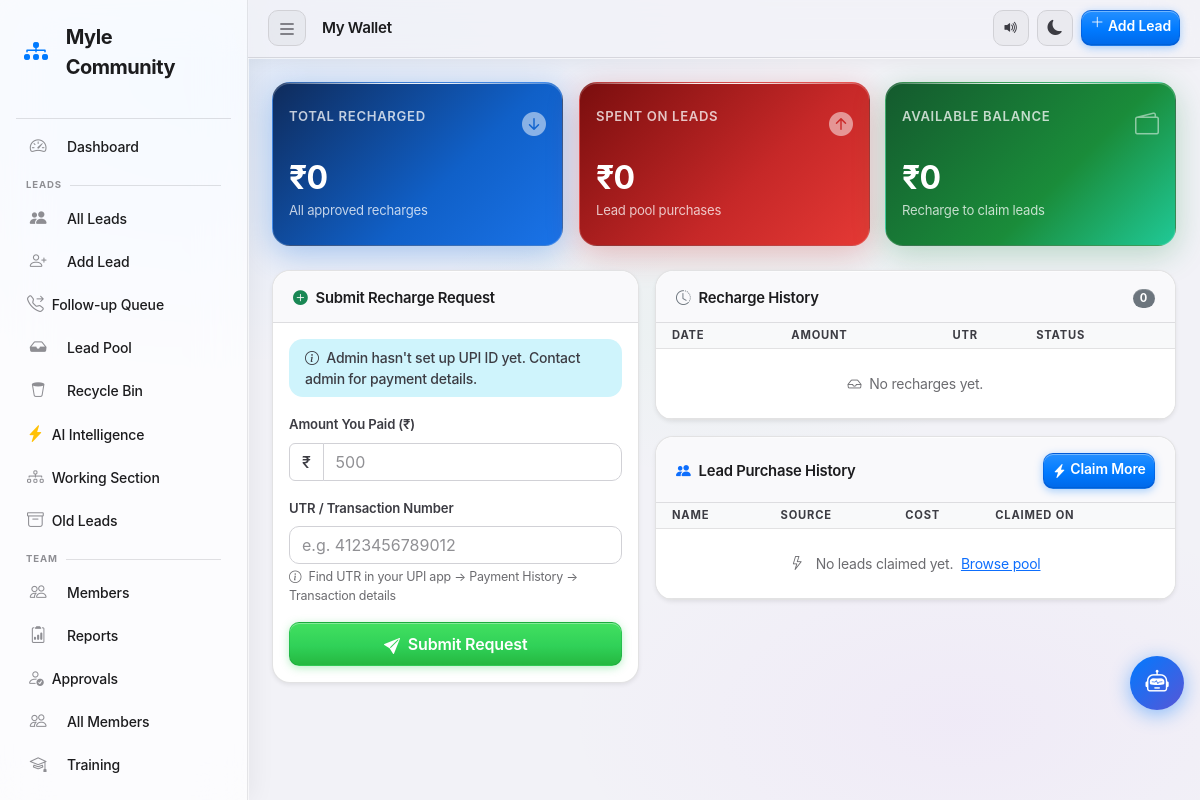
The page /wallet (signed in) on the database as committed earlier.
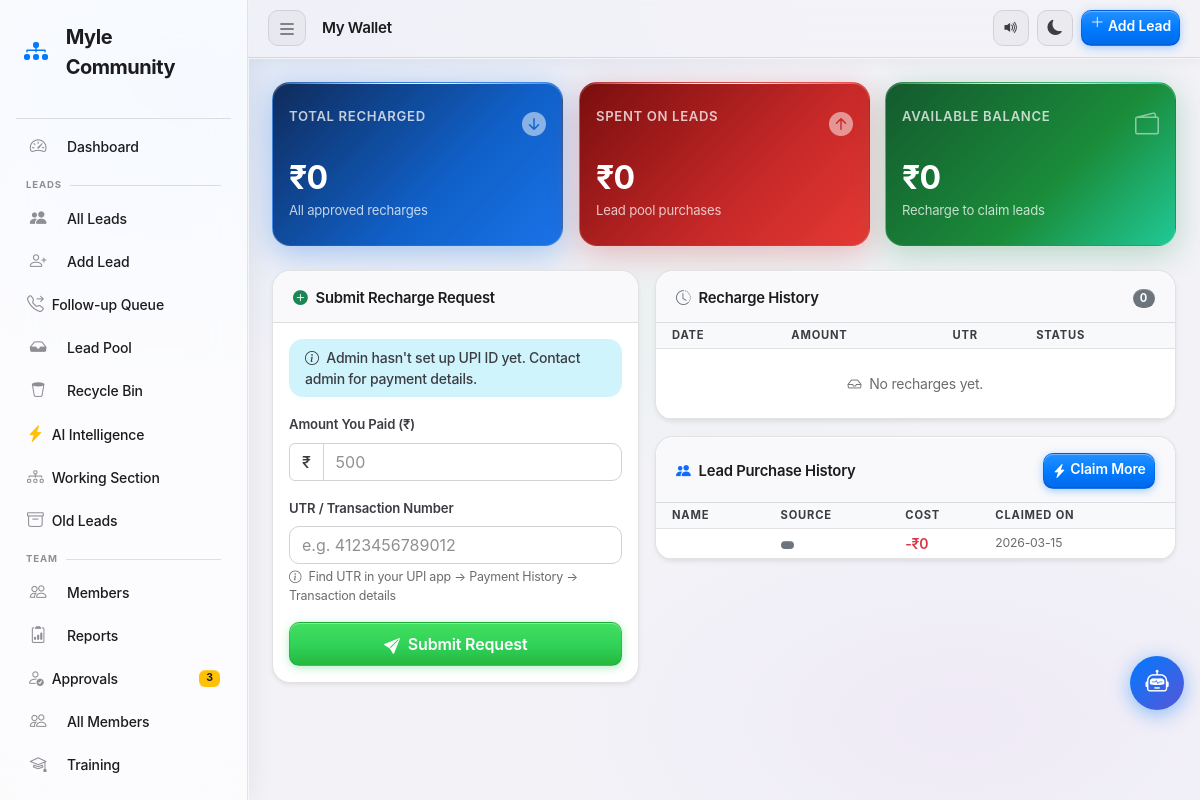
The same page on the database as committed later.
### tables this page shows
CREATE TABLE leads (
            id          INTEGER PRIMARY KEY AUTOINCREMENT,
            name        TEXT    NOT NULL,
            phone       TEXT    NOT NULL,
            email       TEXT,
            referred_by TEXT,
            status      TEXT    NOT NULL DEFAULT 'New',
            payment_done INTEGER NOT NULL DEFAULT 0,
            payment_amount REAL  NOT NULL DEFAULT 0.0,
            day1_done   INTEGER NOT NULL DEFAULT 0,
            day2_done   INTEGER NOT NULL DEFAULT 0,
            interview_done INTEGER NOT NULL DEFAULT 0,
            notes       TEXT,
            created_at  TEXT    NOT NULL DEFAULT (datetime('now','localtime')),
            updated_at  TEXT    NOT NULL DEFAULT (datetime('now','localtime'))
        , assigned_to TEXT NOT NULL DEFAULT '', source TEXT NOT NULL DEFAULT '', revenue REAL NOT NULL DEFAULT 0.0, follow_up_date TEXT NOT NULL DEFAULT '', call_result TEXT NOT NULL DEFAULT '', city TEXT NOT NULL DEFAULT '', deleted_at TEXT NOT NULL DEFAULT '', in_pool INTEGER NOT NULL DEFAULT 0, pool_price REAL NOT NULL DEFAULT 0.0, claimed_at TEXT NOT NULL DEFAULT '', track_selected TEXT NOT NULL DEFAULT '', track_price REAL NOT NULL DEFAULT 0.0, seat_hold_amount REAL NOT NULL DEFAULT 0.0, pending_amount REAL NOT NULL DEFAULT 0.0, last_contacted TEXT NOT NULL DEFAULT '', contact_count INTEGER NOT NULL DEFAULT 0, follow_up_time TEXT NOT NULL DEFAULT '', day1_batch TEXT NOT NULL DEFAULT '', day2_batch TEXT NOT NULL DEFAULT '', day3_batch TEXT NOT NULL DEFAULT '', d1_morning INTEGER NOT NULL DEFAULT 0, d1_afternoon INTEGER NOT NULL DEFAULT 0, d1_evening INTEGER NOT NULL DEFAULT 0, d2_morning INTEGER NOT NULL DEFAULT 0, d2_afternoon INTEGER NOT NULL DEFAULT 0, d2_evening INTEGER NOT NULL DEFAULT 0, working_date TEXT NOT NULL DEFAULT '', daily_score INTEGER NOT NULL DEFAULT 0, pipeline_stage TEXT NOT NULL DEFAULT 'enrollment', current_owner TEXT NOT NULL DEFAULT '', call_status TEXT NOT NULL DEFAULT 'Not Called Yet', priority_score INTEGER NOT NULL DEFAULT 0, seat_hold_expiry TEXT NOT NULL DEFAULT '');

### app.py (the view)
@app.route('/wallet')
@login_required
@safe_route
def wallet():
    username = session['username']
    db       = get_db()
    wallet_stats = _get_wallet(db, username)
    recharges = db.execute(
        "SELECT * FROM wallet_recharges WHERE username=? ORDER BY requested_at DESC LIMIT 20",
        (username,)
    ).fetchall()
    claimed_leads = db.execute(
        "SELECT name, phone, source, pool_price, claimed_at "
        "FROM leads WHERE assigned_to=? AND claimed_at!='' "
        "ORDER BY claimed_at DESC LIMIT 20",
        (username,)
    ).fetchall()
    upi_id     = _get_setting(db, 'upi_id')
    upi_qr_b64 = _generate_upi_qr_base64(upi_id) if upi_id else None
    pending_mine = db.execute(
        "SELECT COUNT(*) FROM wallet_recharges WHERE username=? AND status='pending'",
        (username,)
    ).fetchone()[0]
    db.close()
    return render_template('wallet.html',
                           wallet=wallet_stats,
                           recharges=recharges,
                           claimed_leads=claimed_leads,
                           upi_id=upi_id,
                           upi_qr_b64=upi_qr_b64,
                           pending_mine=pending_mine)

### app.py (called while the page is built)
def _check_session_valid():
    username = session.get('username')
    if not username:
        return False
    try:
        db = get_db()
        row = db.execute(
            "SELECT status FROM users WHERE username=?", (username,)
        ).fetchone()
        db.close()
        if not row or row['status'] != 'approved':
            session.clear()
            return False
        return True
    except Exception as e:
        app.logger.error(f"_check_session_valid() DB error: {e}")
        return True  # fail-open: let the route handle the DB error

def login_required(f):
    @wraps(f)
    def decorated(*args, **kwargs):
        if 'username' not in session:
            flash('Please log in to continue.', 'warning')
            return redirect(url_for('login'))
        if not _check_session_valid():
            flash('Your account is no longer active. Please contact an admin.', 'danger')
            return redirect(url_for('login'))
        return f(*args, **kwargs)
    return decorated

def _get_setting(db, key, default=''):
    row = db.execute("SELECT value FROM app_settings WHERE key=?", (key,)).fetchone()
    return row['value'] if row else default

### templates/wallet.html (shortened to what the changed rows need)
{% extends "base.html" %}
{% block content %}
<div class="row g-3 mb-4">
  <div class="col-md-4">
    <div class="card card-gradient-blue h-100">
      <div class="card-body text-white py-4">
        <h2 class="fw-bold mb-1">₹{{ "%.0f"|format(wallet.recharged) }}</h2>
      </div>
    </div>
  </div>
  <div class="col-md-4">
    <div class="card card-gradient-red h-100">
      <div class="card-body text-white py-4">
        <h2 class="fw-bold mb-1">₹{{ "%.0f"|format(wallet.spent) }}</h2>
      </div>
    </div>
  </div>
  <div class="col-md-4">
    <div class="card card-gradient-green h-100">
      <div class="card-body text-white py-4">
        <h2 class="fw-bold mb-1">₹{{ "%.0f"|format(wallet.balance) }}</h2>
      </div>
    </div>
  </div>
</div>
<div class="row g-3">
  <div class="col-lg-7">
    <div class="card border-0 shadow-sm mb-3">
      <div class="card-body p-0">
        <div class="table-responsive">
          <table class="table table-sm table-hover mb-0 align-middle">
            <thead class="table-light">
              <tr>
                <th class="ps-3">Date</th>
                <th>Amount</th>
                <th>UTR</th>
                <th>Status</th>
              </tr>
            </thead>
          </table>
        </div>
      </div>
    </div>
    <div class="card border-0 shadow-sm">
      <div class="card-body p-0">
        <div class="table-responsive">
          <table class="table table-sm table-hover mb-0 align-middle">
            <thead class="table-light">
              <tr>
                <th class="ps-3">Name</th>
                <th>Source</th>
                <th>Cost</th>
                <th>Claimed On</th>
              </tr>
            </thead>
            <tbody>
              {% for l in claimed_leads %}
              <tr>
                <td class="ps-3 fw-semibold">{{ l.name }}</td>
                <td><span class="badge bg-secondary">{{ l.source }}</span></td>
                <td class="text-danger fw-semibold">-₹{{ '%g' % (l.pool_price or 0) }}</td>
                <td class="small text-muted">{{ l.claimed_at[:10] }}</td>
              </tr>
              {% else %}
              <tr>
                <td colspan="4" class="text-center text-muted py-4">
                  <i class="bi bi-lightning me-2"></i>
                  No leads claimed yet.
                  <a href="{{ url_for('lead_pool') }}" class="ms-1">Browse pool</a>
                </td>
              </tr>
              {% endfor %}
            </tbody>
          </table>
        </div>
      </div>
    </div>
  </div>
</div>
{% endblock %}

Rows that differ between the two databases and show on the page:
added leads: pool_price "0", claimed_at "2026-03-15"
Other text that changed with them:
{{ pending_count }}: (not shown) → "3"
text no longer shown: "No leads claimed yet. Browse pool"
